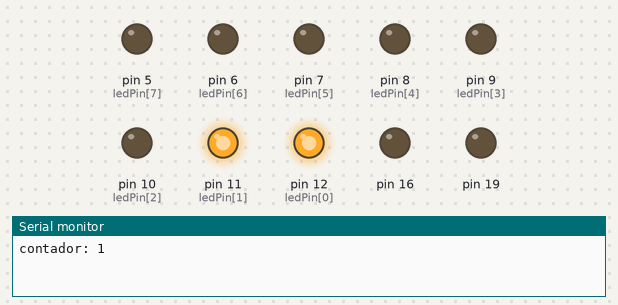
The sketch below on a simulated Arduino Uno, built with avr-gcc and run on an emulated ATmega328P. Parts: output pins drawn as LEDs (lit = HIGH), the last lines printed to the serial monitor.

Above: at 0.03 s.
At 0.63 s:
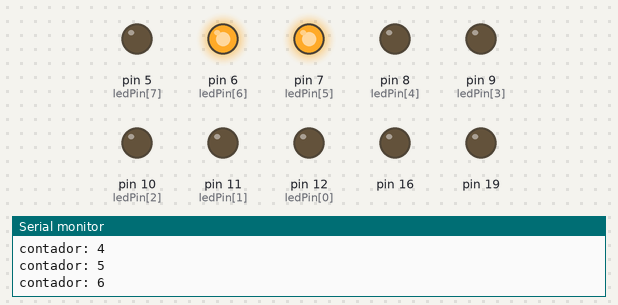
At 1.29 s:
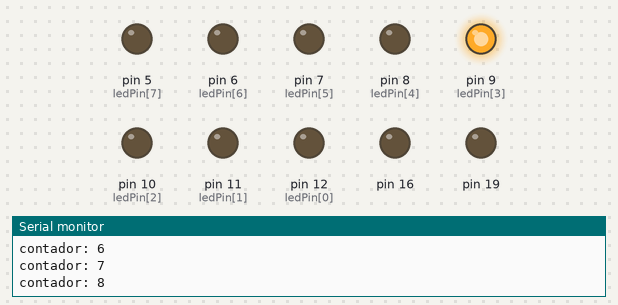
At 1.89 s:
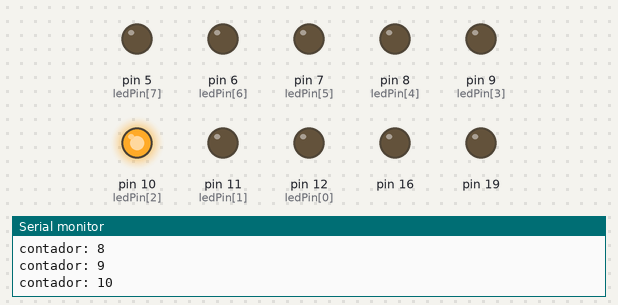
At 2.52 s:
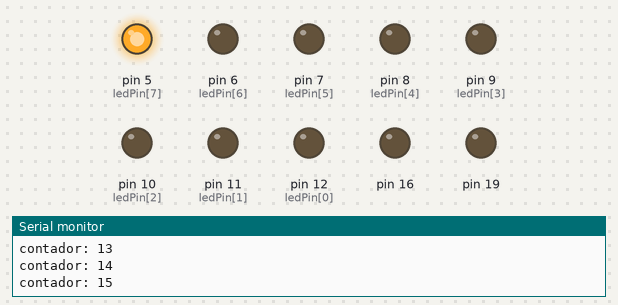
At 3.81 s:
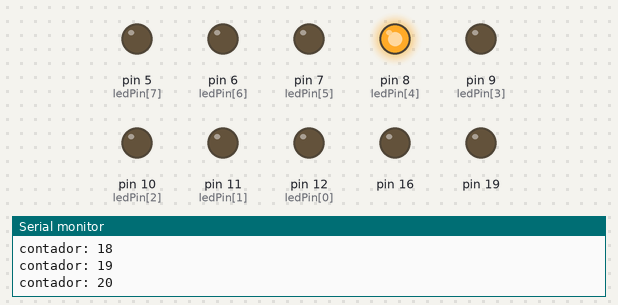
Timing chart, 0 to 4.1 s (numbered marks = the images above):
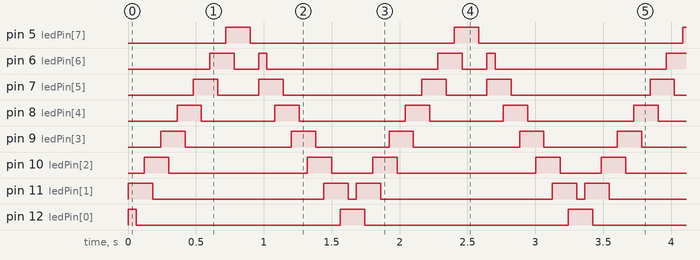

Measured:
- by itself, pin 5 (ledPin[7]): alternates HIGH for 0.18 s and LOW for 1.5 s
- by itself, pin 6 (ledPin[6]): repeats every 1.7 s: LOW 0.18 s, HIGH 0.06 s, LOW 1.3 s, HIGH 0.18 s
- by itself, pin 7 (ledPin[5]): repeats every 1.7 s: LOW 0.30 s, HIGH 0.18 s, LOW 1.0 s, HIGH 0.18 s
- by itself, pin 8 (ledPin[4]): repeats every 1.7 s: LOW 0.54 s, HIGH 0.18 s, LOW 0.78 s, HIGH 0.18 s
- by itself, pin 9 (ledPin[3]): repeats every 1.7 s: LOW 0.78 s, HIGH 0.18 s, LOW 0.54 s, HIGH 0.18 s
- by itself, pin 10 (ledPin[2]): repeats every 1.7 s: LOW 1.0 s, HIGH 0.18 s, LOW 0.30 s, HIGH 0.18 s
- by itself, pin 11 (ledPin[1]): repeats every 1.7 s: LOW 1.3 s, HIGH 0.18 s, LOW 0.06 s, HIGH 0.18 s
- by itself, pin 12 (ledPin[0]): repeats every 1.7 s: LOW 1.5 s, HIGH 0.18 s

The sketch:

carFantastic.ino
```cpp
// alsome car
byte ledPin[]={12,11,10,9,8,7,6,5}; // pines de conexión
int tdelay = 60;
int numOfLeds = sizeof(ledPin);
int indexPenultLed = ledPin[numOfLeds-2];
int count =0;


void setup() {
  // put your setup code here, to run once:
   Serial.begin(9600); // open serial port, set data rate to 9600 bps
  for (int i = 0; i < 8; i++){
    pinMode(ledPin[i],OUTPUT);
    }
}

void loop() {
  // put your main code here, to run repeatedly:
  for (int i = 0; i < numOfLeds; i++){
    count ++;
    Serial.print("contador: ");
    Serial.println(count);
    digitalWrite(ledPin[i], HIGH);
    digitalWrite(ledPin[i+1], HIGH);
    delay(tdelay);
    digitalWrite(ledPin[i], LOW);
    delay(tdelay);
  }
  for (int i = indexPenultLed; i >0; i--){
    digitalWrite(ledPin[i], HIGH);
    digitalWrite(ledPin[i-1], HIGH);
    delay(tdelay);
    digitalWrite(ledPin[i], LOW);
    delay(tdelay);
  }
}
```
